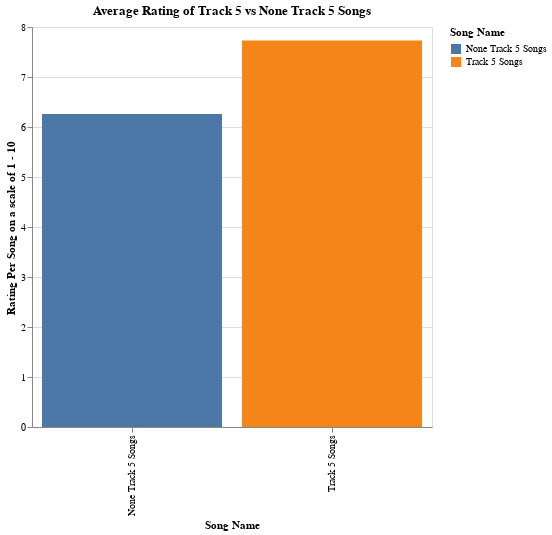

Notebook cell for this chart:
### Code cell
# Display chart of average rating of track 5 vs none track 5 songs
chart3 = alt.Chart(df).mark_bar().encode(
    x=alt.X('Song Title:N', title='Song Name'), 
    y=alt.Y('Average Rating of None Track 5', title='Rating Per Song on a scale of 1 - 10'),
    color=alt.Color('Song Title', title='Song Name'),
    tooltip=['Average Rating of None Track 5', 'Song Title'])

chart4 = chart3.properties(
    title='Average Rating of Track 5 vs None Track 5 Songs',
    width=400,
    height=400).interactive()

chart4

### Figure 1 — Vega-Lite specification as saved in the notebook (floating-point values rounded to 4 significant figures; data arrays with more than 128 entries replaced by an {"elided": "..."} marker saying what was removed)
{"config": {"view": {"continuousWidth": 400, "continuousHeight": 300}}, "data": {"name": "data-e8006a83e40b0d76b710d3bbd5bfffff"}, "mark": "bar", "encoding": {"color": {"field": "Song Title", "title": "Song Name", "type": "nominal"}, "tooltip": [{"field": "Average Rating of None Track 5", "type": "quantitative"}, {"field": "Song Title", "type": "nominal"}], "x": {"field": "Song Title", "title": "Song Name", "type": "nominal"}, "y": {"field": "Average Rating of None Track 5", "title": "Rating Per Song on a scale of 1 - 10", "type": "quantitative"}}, "height": 400, "selection": {"selector023": {"type": "interval", "bind": "scales", "encodings": ["x", "y"]}}, "title": "Average Rating of Track 5 vs None Track 5 Songs", "width": 400, "$schema": "https://vega.github.io/schema/vega-lite/v4.17.0.json", "datasets": {"data-e8006a83e40b0d76b710d3bbd5bfffff": {"elided": "1080 records"}}}
